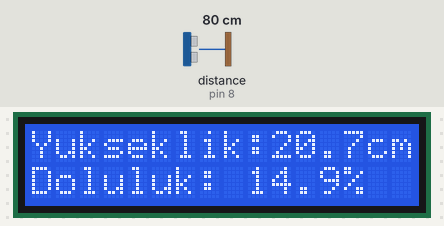
The sketch below on a simulated Arduino Uno, built with avr-gcc and run on an emulated ATmega328P. On the bench: 16×2 character LCD. Wiring (inferred from the names in the program): ultrasonic range finder: trigger pin 9; echo pin 8. Inputs (shaded band) come from the test bench; at power-on: distance to the obstacle (sensor on pin 8) 80 cm. The echo pulse lasts 58.3 µs per cm.

Above: at 3.2 s.
3.3 s: distance to the obstacle (sensor on pin 8) set to 2 cm
At 4.7 s:
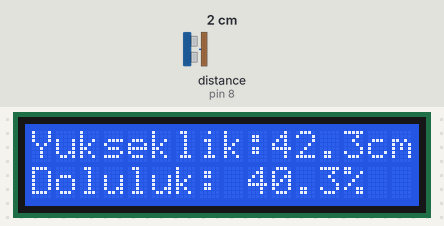
6.3 s: distance to the obstacle (sensor on pin 8) set to 4 cm
At 7.1 s:
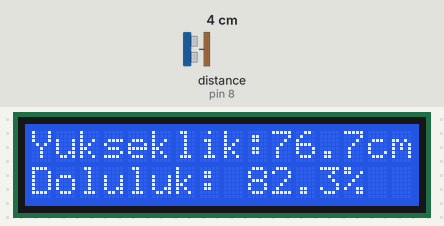
9.1 s: distance to the obstacle (sensor on pin 8) set to 9 cm
At 10.0 s:
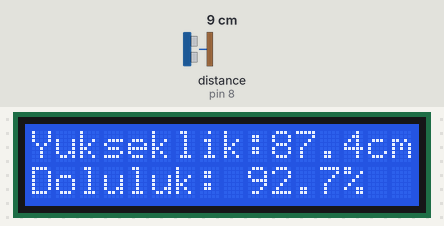
Timing chart, 0 to 12.1 s (numbered marks = the images above; inputs shaded):
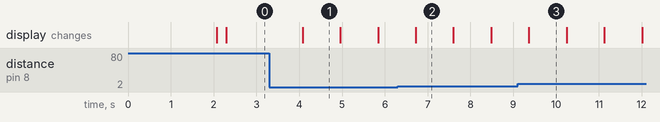

Measured:
- after the input at 3.3 s, the display: changes after 0.78 s (image 1)
- what the display in image 1 shows lasts 0.9 s, from 4.1 s to 5.0 s

The sketch:

MercuryTank.ino
```cpp
#include <Wire.h>
#include <math.h>
#include <LiquidCrystal_I2C.h>

const int trig_pin = 9;
const int echo_pin = 8;

LiquidCrystal_I2C lcd(0x27, 16, 2);

// Tank Sizes
const float R = 50.0;
const float L = 200.0;
const float H = 2.0 * R;

// Sensor parameters
const int SAMPLES = 7;
const float SPEED_CM_PER_US = 0.034;
const float CALIBRATION = 1.00;
const float EMA_ALPHA = 0.28;

float emaDistance = -1.0;

float clampf(float x, float a, float b) { if (x < a) return a; if (x > b) return b; return x; }
float maxf(float a, float b) { return (a > b) ? a : b; }

unsigned long singlePulseTime() {
  digitalWrite(trig_pin, LOW);
  delayMicroseconds(2);
  digitalWrite(trig_pin, HIGH);
  delayMicroseconds(10);
  digitalWrite(trig_pin, LOW);
  unsigned long t = pulseIn(echo_pin, HIGH, 30000UL);
  return t;
}

float getDistanceMedian() {
  unsigned long arr[SAMPLES];
  int got = 0;
  int attempts = 0;

  while (got < SAMPLES && attempts < SAMPLES * 3) {
    unsigned long t = singlePulseTime();
    if (t > 0) {
      arr[got++] = t;
    }
    attempts++;
    delay(20);
  }
  if (got == 0) return 0.0;

  // insertion sort
  for (int i = 1; i < got; ++i) {
    unsigned long key = arr[i];
    int j = i - 1;
    while (j >= 0 && arr[j] > key) {
      arr[j + 1] = arr[j];
      j--;
    }
    arr[j + 1] = key;
  }

  unsigned long medianTime = arr[got / 2];
  float dist = (medianTime * SPEED_CM_PER_US) / 2.0 * CALIBRATION;
  return dist;
}

float getSmoothedDistance() {
  float d = getDistanceMedian();
  if (d <= 0.0) return -1.0;
  if (emaDistance < 0.0) {
    emaDistance = d;
  } else {
    emaDistance = EMA_ALPHA * d + (1.0 - EMA_ALPHA) * emaDistance;
  }
  return emaDistance;
}

void setup() {
  pinMode(trig_pin, OUTPUT);
  pinMode(echo_pin, INPUT);

  lcd.init();
  lcd.backlight();
  lcd.print("Tank sistemi");
  delay(2000); // 2 sn göster
  lcd.clear();
}

void loop() {
  float dist = getSmoothedDistance();
  if (dist < 0) {
    lcd.setCursor(0, 0);
    lcd.print("Olcum hatasi!  ");
    delay(500);
    return;
  }

  float h = H - dist;
  h = clampf(h, 0.0, H);

  float arg = clampf((R - h) / R, -1.0, 1.0);
  float area = R * R * acos(arg) - (R - h) * sqrt(maxf(0.0, 2.0 * R * h - h * h));
  float liters = (area * L) / 1000.0;

  float maxArea = R * R * acos(-1.0) - (R - H) * sqrt(maxf(0.0, 2.0 * R * H - H * H));
  float maxLiter = (maxArea * L) / 1000.0;

  float perc = (liters / maxLiter) * 100.0;

  lcd.setCursor(0, 0);
  lcd.print("Yukseklik:");
  lcd.print(h, 1);
  lcd.print("cm   ");

  lcd.setCursor(0, 1);
  lcd.print("Doluluk: ");
  lcd.print(perc, 1);
  lcd.print("%   ");

  delay(700);
}
```
